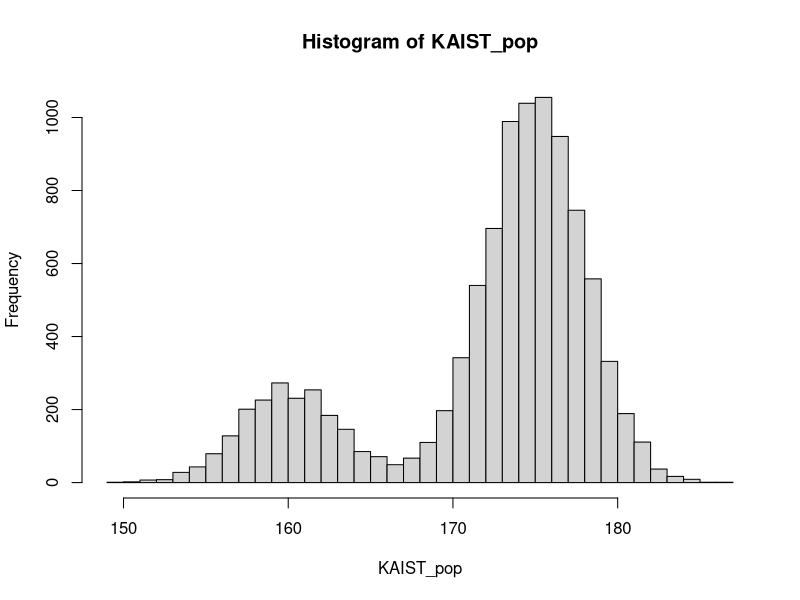
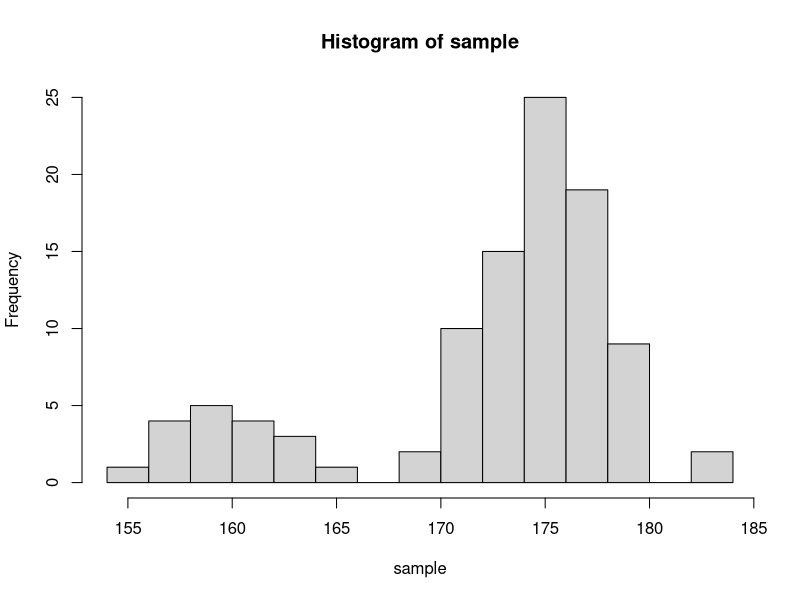
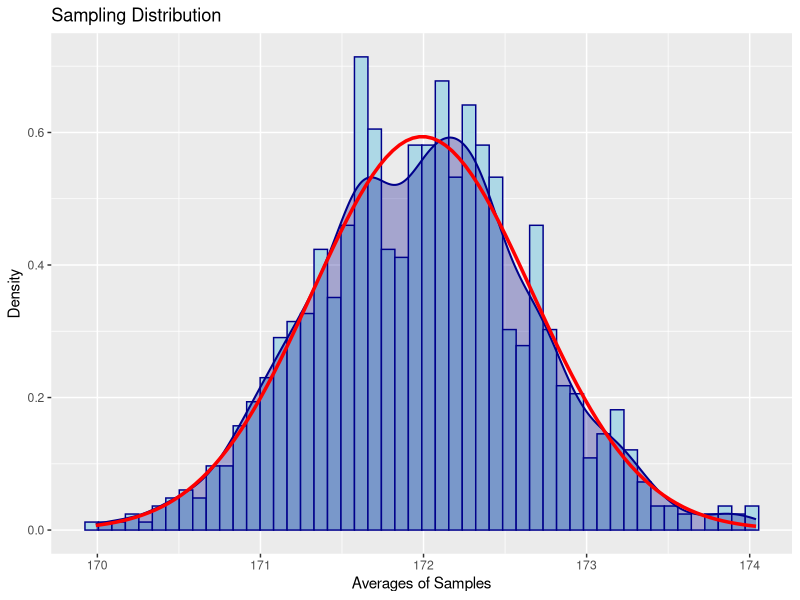
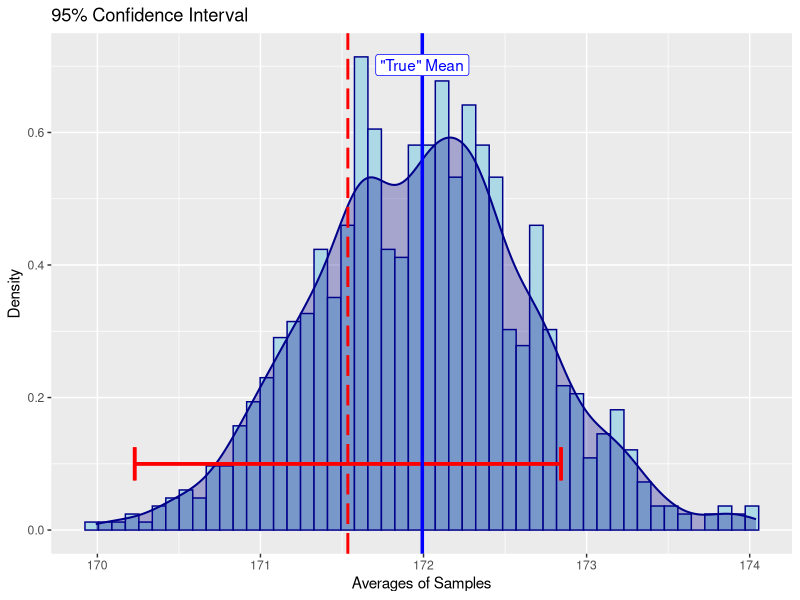
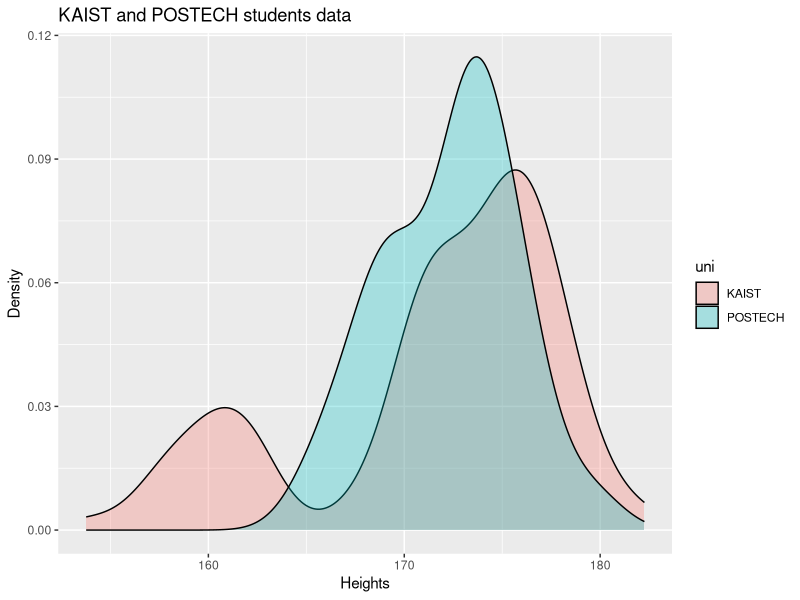

The R source for these figures, in order:
## ---- chunk 1
knitr::opts_chunk$set(echo = TRUE)
## ---- chunk 2
KAIST_pop <- c(rnorm(8000, 175, 3), rnorm(2000, 160, 3)) 
set.seed(1001)
## ---- chunk 3
hist(KAIST_pop, 40)
## ---- chunk 4
population_mean = mean(KAIST_pop)  # Mean of KAIST population
population_sd = sd(KAIST_pop)  # Standard deviation of KAIST population

print(population_mean)
print(population_sd)
## ---- chunk 5
n = 100
sample <- sample(KAIST_pop, n, replace = FALSE)
## ---- chunk 6
hist(sample,20)

mean(sample)  # Mean of sample population
sd(sample)  # Standard deviation of sample population
## ---- chunk 7
sampling_distribution_n100 <- NULL # Create a vacant vector where we will save sampled means.

for (i in 1:1000) {
  sample_mean <- mean(sample(KAIST_pop, n, replace = FALSE))
  sampling_distribution_n100 <- c(sampling_distribution_n100, sample_mean)
}
## ---- chunk 8
library(ggplot2)
sampling_mean = mean(sampling_distribution_n100)  # Mean of sampling distribution
sampling_sd = sd(sampling_distribution_n100)  # Standard Deviation of Sampling Distribution

ggplot(data.frame(x = sampling_distribution_n100), aes(x)) +
  geom_histogram(bins=50,aes(y=..density..), color="darkblue", fill="lightblue") + 
  geom_density(alpha=.3, fill="darkblue",col='darkblue',size=0.7) + 
  stat_function(fun = dnorm, args = list(mean = sampling_mean, 
                 sd = sampling_sd), colour ='red', size =1.2) + 
  labs(x = "Averages of Samples", y = "Density", title="Sampling Distribution") 



print(sampling_mean)
print(sampling_sd) 
## ---- chunk 9
print(population_mean) # Mean of KAIST population
print(sampling_mean)   # Mean of sampling distribution
## ---- chunk 10
sd(KAIST_pop) / sqrt(n)  # Standard Deviation of KAIST population
sd(sampling_distribution_n100)   # Standard Deviation of Sampling Distribution
## ---- chunk 11
sample_n100 <- sample(KAIST_pop, n, replace = FALSE)
## ---- chunk 12
sample_mean = mean(sample_n100)

standard_err = sd(KAIST_pop) / sqrt(n)
margin_of_error = 1.96*standard_err

confidence_interfal_left_bound = sample_mean - margin_of_error
confidence_interval_right_bound = sample_mean + margin_of_error
data_sample = data.frame(y=0.1, x=c(confidence_interfal_left_bound, confidence_interval_right_bound))

ggplot(data.frame(x = sampling_distribution_n100), aes(x)) +
  geom_histogram(bins=50,aes(y=..density..), color="darkblue", fill="lightblue") + 
  geom_density(alpha=.3, fill="darkblue",col="darkblue", size=0.7) + 
  geom_vline(xintercept = sample_mean, color = "red", linetype = "longdash", size=1) + 
  geom_errorbarh(aes(y=y, xmin=x[1], xmax=x[2],height = .05), data_sample, col='red', size=1.2) + 
  geom_vline(xintercept = sampling_mean, color = "blue",  size=1.2) +
  annotate(x=sampling_mean,y=+Inf,label="\"True\" Mean",vjust=2,geom="label", col='blue') + 
  labs(x = "Averages of Samples", y = "Density", title="95% Confidence Interval") 
  
print(sample_mean)  # Mean of sample
print(standard_err)  # Standard Error
## ---- chunk 13
set.seed(1005)
sample_postech <- rnorm(30, 173, 3)

KAIST_heights <- data.frame(height = sample_n100)
POSTECH_heights <- data.frame(height = sample_postech)

KAIST_heights$uni <- "KAIST"
POSTECH_heights$uni <- "POSTECH"

heights <- rbind(KAIST_heights,POSTECH_heights)

ggplot(heights, aes(height, fill = uni)) +   
  geom_density(alpha=.3) + 
  labs(x = "Heights", y = "Density", title="KAIST and POSTECH students data") 
  

## ---- chunk 14
ttest = t.test(sample_postech, sample_n100)
print(ttest)
## ---- chunk 15
ttest$p.value
